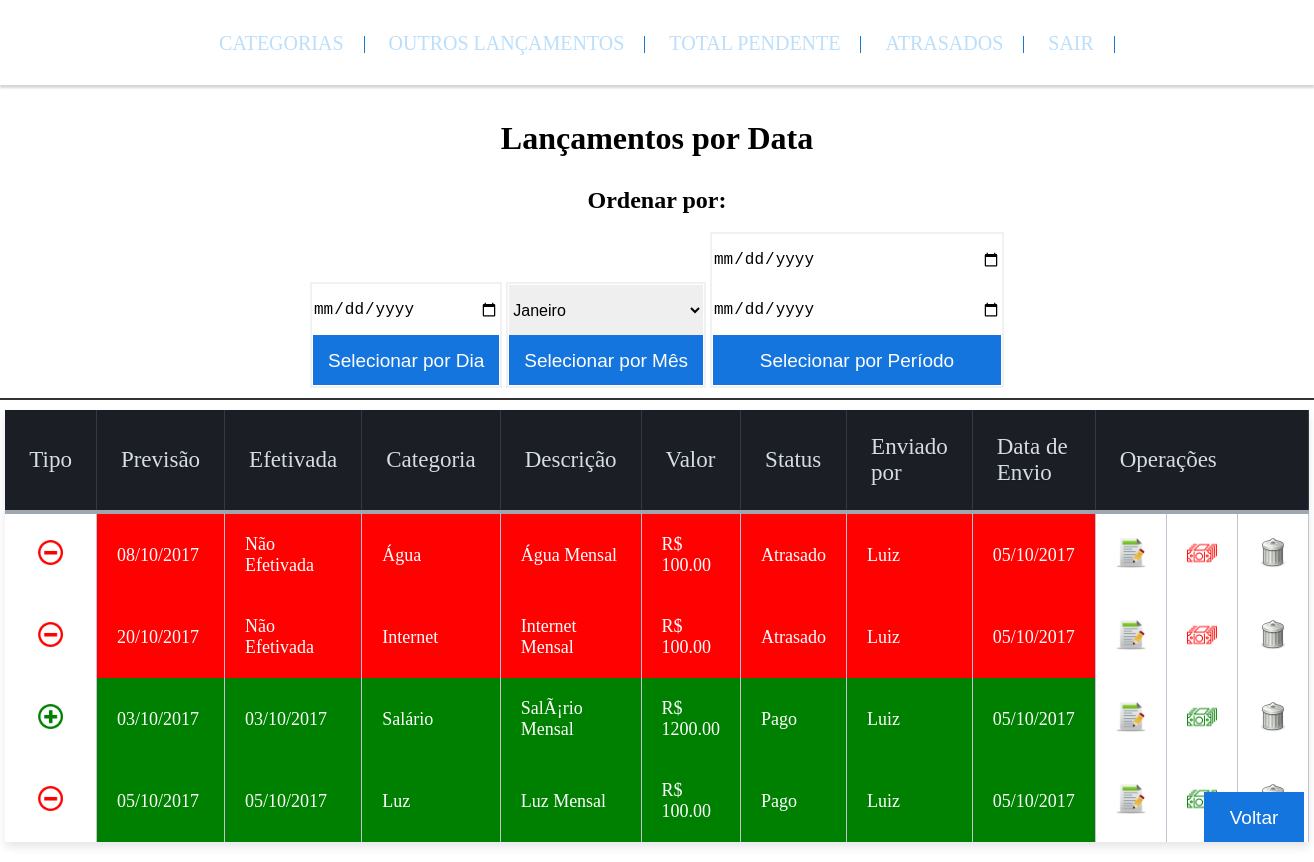
The app's page /outrosLancamentos.php (signed in) with its own data.
### tables this page shows
CREATE TABLE IF NOT EXISTS `lancamentos` (
`id` int(6) NOT NULL,
  `tipo` char(1) DEFAULT NULL,
  `previsao` date DEFAULT NULL,
  `efetivada` date DEFAULT NULL,
  `id_categoria` int(6) DEFAULT NULL,
  `descricao` varchar(250) DEFAULT NULL,
  `valor` decimal(10,2) DEFAULT NULL,
  `id_usuario` int(6) DEFAULT NULL,
  `data_envio` date DEFAULT NULL
);

CREATE TABLE IF NOT EXISTS `categorias` (
`id_categoria` int(6) NOT NULL,
  `nome` varchar(100) DEFAULT NULL,
  `tipo` char(1) DEFAULT NULL
);

CREATE TABLE IF NOT EXISTS `cadastros` (
`id_usuario` int(6) NOT NULL,
  `nome_usuario` varchar(100) DEFAULT NULL,
  `senha` varchar(100) NOT NULL,
  `privilegio` char(1) DEFAULT NULL,
  `data_inicio` date DEFAULT NULL
);

### outrosLancamentos.php (the view, shortened to what this page needs)
<!DOCTYPE html>
<html lang="pt-br">
	<head>
		<link rel="stylesheet" href="Estilos/todos.css">
		<link rel="stylesheet" href="Estilos/header.css">
		<link rel="stylesheet" href="Estilos/listar.css">
		<link rel="stylesheet" href="Estilos/categorias.css">
		<?php
			include "Funcoes/conectar.php";
			$dataHoje = date('Ymd');
		?>
	</head>
	<body>
		<header class="header" role="banner">
		    <nav class="nav_bar">
		        <ul class="ul_bar">
		            <li class="li_bar"><a href="categorias.php">Categorias</a></li>
		            <li class="li_bar"><a href="outrosLancamentos.php">Outros Lançamentos</a></li>
		            <li class="li_bar"><a href="totalPendente.php">Total Pendente</a></li>
		            <li class="li_bar"><a href="atrasados.php">Atrasados</a></li>
		            <li class="li_bar"><a href="Funcoes/logout.php">Sair</a></li>
		        </ul>
		    </nav>
		</header>
		<div class="cabecalho">
			<h1 class="Text_cat1">Lançamentos por Data</h1>
		</div>
		<div class="conteudo">
			<div class="menuData">
				<div class="datas">
					<h2>Ordenar por:</h2>
					<br>
					<form method="POST" action="" class="opcoes">
						<div class="inputESubmit">
							<input type="date" name="dia">
							<br>
							<input type="submit" name="confDia" value="Selecionar por Dia">
						</div>
						<div class="inputESubmit">
							<select name="mes">
								<option value="1">Janeiro</option>
							</select>
							<br>
							<input type="submit" name="confMes" value="Selecionar por Mês">
						</div>
						<div class="inputESubmit">
							<input type="date" name="dataInicial">
							<input type="date" name="dataFinal">
							<br>
							<input type="submit" name="periodo" value="Selecionar por Período">
						</div>
					</form>
				</div>
				<div class="voltar">
					<a href="listarLancamentos.php"><input type="button" value="Voltar"></a>
				</div>
			</div>
			<hr class="divideBig">
			<div class="tabela">
				<table class="tabela-top">
					<tr>
						<th>Tipo</th>
						<th>Previsão</th>
						<th>Efetivada</th>
						<th>Categoria</th>
						<th>Descrição</th>
						<th>Valor</th>
						<th>Status</th>
						<th>Enviado por</th>
						<th>Data de Envio</th>
						<th colspan="3">Operações</th>
					</tr>
					<?php
						$id = $_SESSION['id'];
						$sqlTabela = "WHERE cadastros.id_usuario=$id AND categorias.id_categoria=lancamentos.id_categoria AND lancamentos.id_usuario=cadastros.id_usuario ORDER BY lancamentos.efetivada ASC, lancamentos.tipo ASC, lancamentos.previsao ASC";
						$sql = "SELECT * FROM categorias,lancamentos,cadastros $sqlTabela";
						$receber = $conectar -> prepare($sql);
						$receber -> execute();
						foreach($receber as $listar){
							$id = $listar['id'];
							$tipo = $listar['tipo'];
							$previsao = $listar['previsao'];
							$efetivada = $listar['efetivada'];
							$id_categoria = $listar['nome'];
							$descricao = $listar['descricao'];
							$valor = $listar['valor'];
							$nome_usuario = $listar['nome_usuario'];
							$data_envio = $listar['data_envio'];
							$tempo = str_replace("-","",$previsao);
							if($efetivada == "0000-00-00"){
								if($tempo < $dataHoje){
									$classe = "atrasado";
									$status = "Atrasado";
								}
								$efetivada = "Não Efetivada";
							}else{
								$classe = "pago";
								$status = "Pago";
							}
							$previsao = date('d/m/Y', strtotime($previsao));
							$data_envio = date('d/m/Y', strtotime($data_envio));
							if($tipo == "D"){
								$imagemTipo = "menos.png";
							}else if($tipo = "R"){
								$imagemTipo = "mais.png";
							}else{
								$imagemTipo = "nenhum.png";
							}
							if($efetivada == "Não Efetivada"){
								$pagamento = "pagar";
								$ativar = "";
							}else{
							$efetivada = date('d/m/Y', strtotime($efetivada));
								$pagamento = "pago";
								$ativar = "disabled";
							}
							$titlePagamento = ucfirst($pagamento);
							echo"
								<tr class='$classe'>
									<td class='tdImagem semCor'><img src='Imagens/$imagemTipo'></td>
									<td>$previsao</td>
									<td>$efetivada</td>
									<td>$id_categoria</td>
									<td>$descricao</td>
									<td>R$ $valor</td>
									<td>$status</td>
									<td>$nome_usuario</td>
									<td>$data_envio</td>
									<td class='semCor'><input type='image' src='Imagens/editar.png' name='editar' title='Editar' onClick='editar($id, 4)'></td>
									<td class='semCor'><input type='image' src='Imagens/$pagamento.png' name='pagar' $ativar title='$titlePagamento' onClick='pagar($id, 4)'></td>
									<td class='semCor'><input type='image' src='Imagens/excluir.png' name='excluir' title='Excluir' onClick='excluir($id, 4)'></td>
								</tr>
							";
						}
					?>
				</table>
			</div>
		</div>
	</body>
</html>

### Estilos/todos.css (style rules this page uses)
* { margin:0; border:0; padding:0; }
* [disabled] { cursor:default; }
.divideBig { border:1px solid #333; margin-top:10px; margin-bottom:10px; }
html, body { text-align:center; margin:0 auto; margin-bottom:10px; }
table { margin:0 auto; }
input, select { width:200px; height:50px; }
input[type="image"] { width:50px; height:50px; }
input[type="submit"], input[type="button"] { padding: 15px 15px; color: #FFF; background-color: #1375DD; width: 20%; font-size: 19px; border-style: none; cursor: pointer; }
img { width:25px; }
.semCor { background-color: #FFF!important; }
.tdImagem { text-align:center; }
.tabela input { width:30px; height:30px; }
.atrasado { background-color: #FF0101; color:#FFF; }
.pago { background-color: #008000; color:#FFF; }
.inputESubmit { display:inline-block; border:2px solid #F1F1F1; padding:1px; }
.inputESubmit input, .inputESubmit select { width:100%!important; }
.inputESubmit input[type="date"], .inputESubmit select { font-size:16px; }
.datas { display:inline-block; width:100%; }
.voltar { display:inline-block; margin-top:10px; width:300px; margin-bottom:10px; }
.voltar { position:fixed; bottom:10px; right:10px; width:100px; }
.voltar input { width:100%; }

### Estilos/header.css (style rules this page uses)
.header { width: 100%; position: fixed; top: 0; left: 0; height: 85px; border: none; background-color: rgba(255,255,255,1); box-shadow: 0px 3px 2px 0px rgba(50, 50, 50, 0.2); }
.nav_bar { margin: 2em; }
.ul_bar { list-style-type: none; text-align: center; }
.li_bar { height: 20px; margin-right: 0px; border-right: 1px solid #1976D2; padding: 0 20px; display: inline; }
.li_bar a { text-decoration: none; color: #BBDEFB; font-size: 20px; text-transform: uppercase; transition: all 0.5s ease; display: inline-block; }

### Estilos/listar.css (style rules this page uses)
.tabela-top { background: white; border-radius:3px; border-collapse: collapse; height: 320px; margin: auto; max-width: 600px; padding:5px; width: 100%; box-shadow: 0 5px 10px rgba(0, 0, 0, 0.1); }
th { color:#D5DDE5; background:#1b1e24; border-bottom:4px solid #9ea7af; border-right: 1px solid #343a45; font-size:23px; font-weight: 100; padding:24px; text-align:left; text-shadow: 0 1px 1px rgba(0, 0, 0, 0.1); vertical-align:middle; }
td { padding:20px; text-align:left; font-size:18px; border-right: 1px solid #C1C3D1; }

### Estilos/categorias.css (style rules this page uses)
.Text_cat1 { margin-top: 120px; margin-bottom: 30px; }

### records on screen
lancamentos: previsao "08/10/2017", efetivada "Não Efetivada", id_categoria.nome "Água", descricao "Água Mensal", valor "100.00", previsao "Atrasado", id_usuario.nome_usuario "Luiz", data_envio "05/10/2017"
lancamentos: previsao "20/10/2017", efetivada "Não Efetivada", id_categoria.nome "Internet", descricao "Internet Mensal", valor "100.00", previsao "Atrasado", id_usuario.nome_usuario "Luiz", data_envio "05/10/2017"
lancamentos: shows a picture, previsao "03/10/2017", efetivada "03/10/2017", id_categoria.nome "Salário", descricao "SalÃ¡rio Mensal", valor "1200.00", efetivada "Pago", id_usuario.nome_usuario "Luiz", data_envio "05/10/2017"
lancamentos: previsao "05/10/2017", efetivada "05/10/2017", id_categoria.nome "Luz", descricao "Luz Mensal", valor "100.00", efetivada "Pago", id_usuario.nome_usuario "Luiz", data_envio "05/10/2017"
